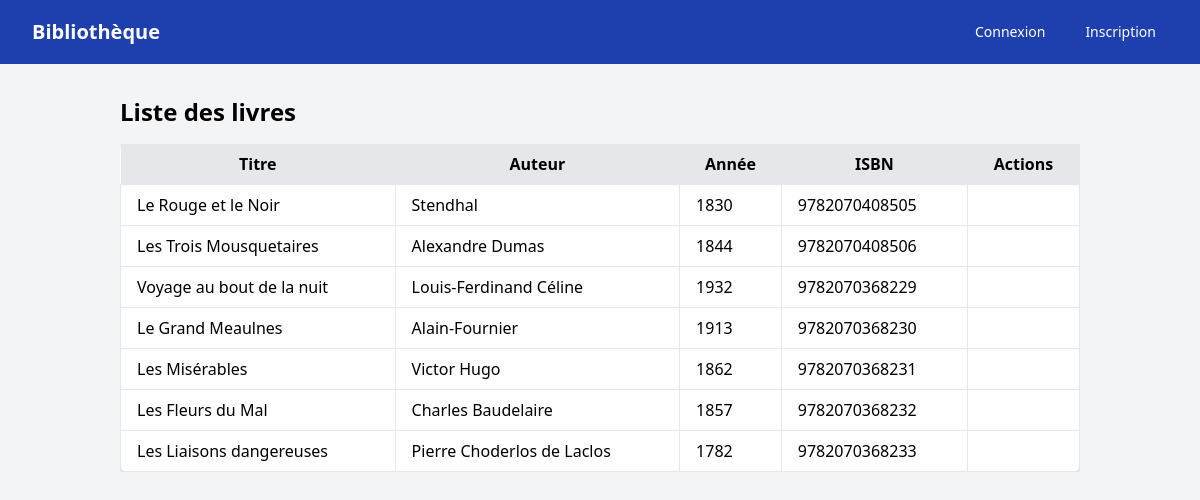
The page / on the database its author committed.
### tables this page shows
CREATE TABLE livres (
  id INT AUTO_INCREMENT PRIMARY KEY,
  titre VARCHAR(255) NOT NULL,
  auteur VARCHAR(255) NOT NULL,
  annee INT NOT NULL,
  isbn VARCHAR(20) NOT NULL
);

### app/Controllers/LivreController.php (called while the page is built, shortened)
<?php
class LivreController
{
  private $livreModel;
  public function __construct($livreModel)
  {
    $this->livreModel = $livreModel;
  }
  public function index()
  {
    $livres = $this->livreModel->getAvailableBooks();
    require 'views/livres/index.php';
  }
}

### app/Models/Livre.php (called while the page is built, shortened)
<?php
class Livre
{
  private $pdo;
  public function __construct($pdo)
  {
    $this->pdo = $pdo;
  }
  public function getAvailableBooks()
  {
    $query = $this->pdo->query("
      SELECT * FROM livres
      WHERE id NOT IN (SELECT livre_id FROM emprunts)
    ");
    return $query->fetchAll(PDO::FETCH_ASSOC);
  }
}

### views/livres/index.php (the view, shortened to what this page needs)
<?php require 'templates/header.php'; ?>
<div class="p-4">
  <h1 class="text-2xl font-bold mb-4">Liste des livres</h1>
  <?php if (!empty($livres)): ?>
    <div class="overflow-x-auto">
      <table class="min-w-full bg-white shadow-md rounded-lg">
        <thead class="bg-gray-200">
          <tr>
            <th class="px-4 py-2">Titre</th>
            <th class="px-4 py-2">Auteur</th>
            <th class="px-4 py-2">Année</th>
            <th class="px-4 py-2">ISBN</th>
            <th class="px-4 py-2">Actions</th>
          </tr>
        </thead>
        <tbody>
          <?php foreach ($livres as $livre): ?>
            <tr class="hover:bg-gray-50">
              <td class="border px-4 py-2"><?= htmlspecialchars($livre['titre']) ?></td>
              <td class="border px-4 py-2"><?= htmlspecialchars($livre['auteur']) ?></td>
              <td class="border px-4 py-2"><?= htmlspecialchars($livre['annee']) ?></td>
              <td class="border px-4 py-2"><?= htmlspecialchars($livre['isbn']) ?></td>
              <td class="border px-4 py-2">
              </td>
            </tr>
          <?php endforeach; ?>
        </tbody>
      </table>
    </div>
  <?php else: ?>
    <p class="text-gray-600">Aucun livre trouvé.</p>
  <?php endif; ?>
</div>
<?php require 'templates/footer.php'; ?>

### index.php (shortened to what this page needs)
<?php
require 'config/controllers.php';
$route = $_GET['route'] ?? 'home';
switch ($route) {
  default:
    $livreController->index();
}

### templates/header.php (shortened to what this page needs)
<!DOCTYPE html>
<html lang="fr">
<head>
  <script src="https://cdn.tailwindcss.com"></script>
</head>
<body class="bg-gray-100">
  <nav class="bg-blue-800">
    <div class="max-w-7xl mx-auto px-4 sm:px-6 lg:px-8">
      <div class="flex items-center justify-between h-16">
        <div class="flex items-center">
          <a href="/" class="text-white text-xl font-bold">Bibliothèque</a>
        </div>
        <div class="hidden md:flex items-center space-x-4">
          <?php if (isset($_SESSION['user_id'])): ?>
            <a href="/" class="text-white hover:bg-blue-700 px-3 py-2 rounded-md text-sm font-medium">Accueil</a>
            <a href="/?route=mes-emprunts" class="text-white hover:bg-blue-700 px-3 py-2 rounded-md text-sm font-medium">Mes Emprunts</a>
            <a href="/?route=profile" class="text-white hover:bg-blue-700 px-3 py-2 rounded-md text-sm font-medium">Profil</a>
            <?php if ($_SESSION['role'] === 'admin'): ?>
              <a href="/?route=create" class="text-white hover:bg-blue-700 px-3 py-2 rounded-md text-sm font-medium">Ajouter un livre</a>
            <?php endif; ?>
            <a href="/?route=logout" class="text-white hover:bg-blue-700 px-3 py-2 rounded-md text-sm font-medium">Déconnexion</a>
          <?php else: ?>
            <a href="/?route=login" class="text-white hover:bg-blue-700 px-3 py-2 rounded-md text-sm font-medium">Connexion</a>
            <a href="/?route=register" class="text-white hover:bg-blue-700 px-3 py-2 rounded-md text-sm font-medium">Inscription</a>
          <?php endif; ?>
        </div>
      </div>
    </div>
  </nav>
  <div class="container mx-auto p-4  min-h-screen">

### templates/footer.php (shortened to what this page needs)
</div>
    </body>
    </html>

### rows shown on the page
livres: titre "Le Rouge et le Noir", auteur "Stendhal", annee "1830", isbn "9782070408505"
livres: titre "Les Trois Mousquetaires", auteur "Alexandre Dumas", annee "1844", isbn "9782070408506"
livres: titre "Voyage au bout de la nuit", auteur "Louis-Ferdinand Céline", annee "1932", isbn "9782070368229"
livres: titre "Le Grand Meaulnes", auteur "Alain-Fournier", annee "1913", isbn "9782070368230"
livres: titre "Les Misérables", auteur "Victor Hugo", annee "1862", isbn "9782070368231"
livres: titre "Les Fleurs du Mal", auteur "Charles Baudelaire", annee "1857", isbn "9782070368232"
livres: titre "Les Liaisons dangereuses", auteur "Pierre Choderlos de Laclos", annee "1782", isbn "9782070368233"
